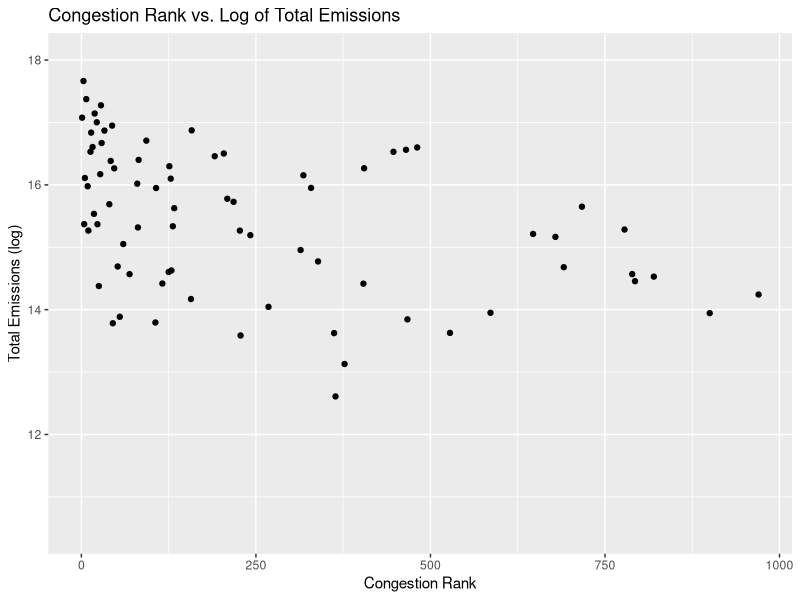
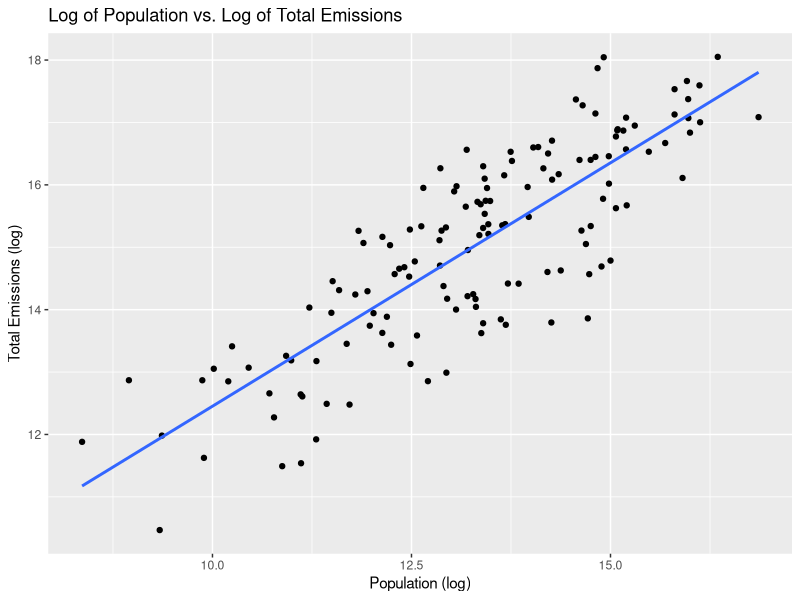
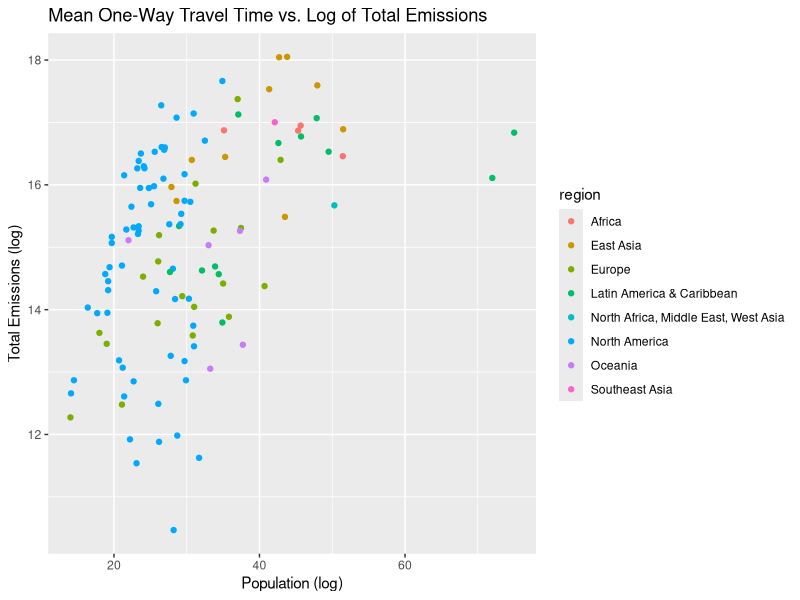
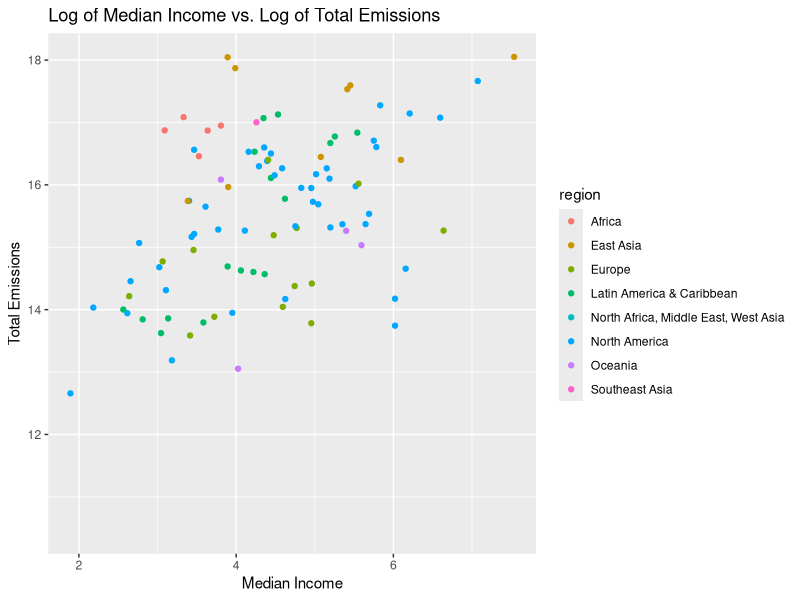
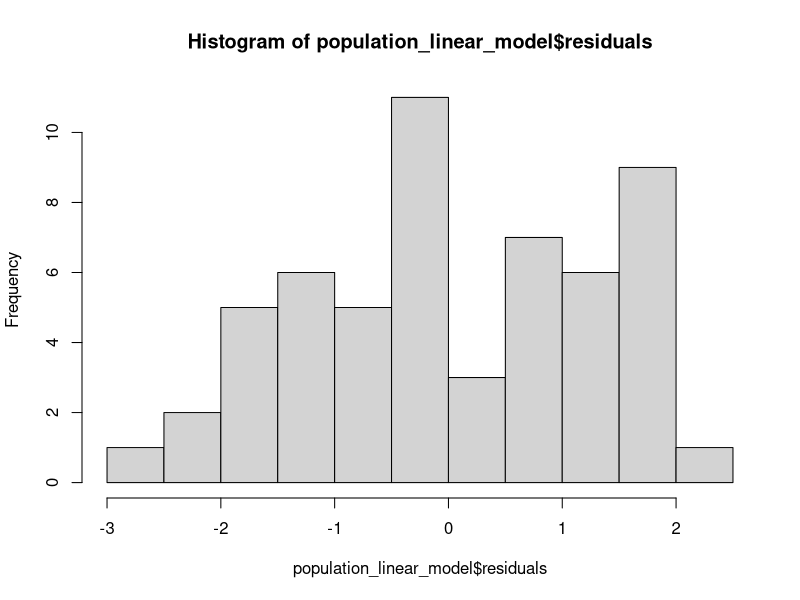
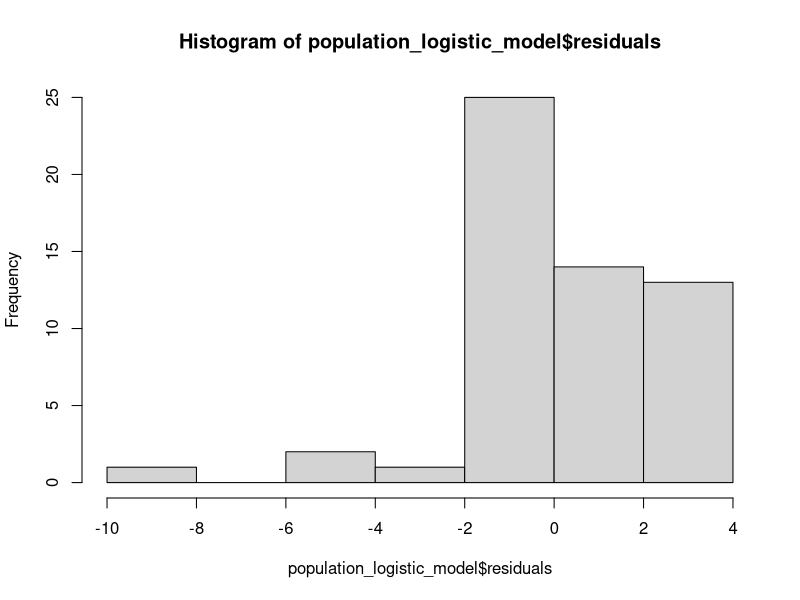
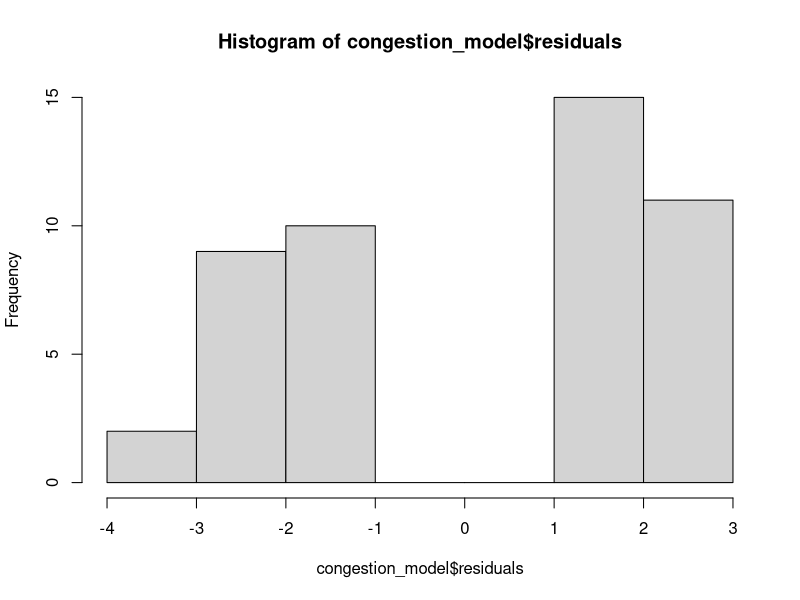

These charts were generated, in order, by the following R code: (Note: this script raises an error after producing the figures.)
library(tidyverse)
library(readxl)
library(class)
#-----------------
#READ DATA FROM FILE
#-----------------
dataset <- read_excel("D_FINAL.xlsx")

# ----------------
#DATA TIDYING
#-----------------
# This line removes all unnecessary columns. This is a very large dataset, 
# so we have many columns to remove. We are removing columns by index to 
# avoid having an impractically large command
correct_dataset_columns <- dataset[c(14, 23, 24, 27:32, 34, 40, 50, 63, 
                                     92, 100,103, 111,120, 136, 137)]



# There are a lot of nasty column names such as 
# 'Congestion rank (INRIX) [dimensionless]' that should be renamed to things like   
# 'congestion rank' instead. This renames each of those column names to something
# easier to work with
colnames(correct_dataset_columns) <- c(
  'scope 1 emissions', 
  'scope 2 emissions','total emissions',
  's1 lower bound',
  's1 upper bound', 's1 mean', 'tot lower bound',
  'tot upper bound', 'tot mean',
  'co2 emissions per capita', 'region', 'population',
  'city area km',
  'ngdp',
  'energy per person co2', 'center of commerce index',
  'mean one-way travel time',
  'congestion rank',
  'social cohesion rank', 'technology rank', 
  '')


# Prints the correlation between 'total emissions' and all other columns
# between 0.3 and 0.5 is considered 'moderately correlated. Between 0.5 and 0.7
# is highly correlated, and higher than 0.7 is considered highly correlated.
correlations <- cor(correct_dataset_columns$`total emissions`, "storage.mode<-"(as.matrix(correct_dataset_columns[c(1:ncol(correct_dataset_columns))]), "numeric"), use = "pairwise.complete.obs")
format(correlations)  

# This functions as our logit function that will be used in our logistic 
# regressions for research questions 2 and 3. 
# We create a new column called 'emissions level' to store this new data in
# We take the median of all 'tot mean' values, and we classify all
# values higher than the median as 'high emissions' and all the values lower or 
# equal to the median as 'low emissions'.
# For 'tot mean', we have more NA values than actual values, so we first use
# complete.cases to remove all rows where 'tot mean' is 'NA'
correct_dataset_columns <- correct_dataset_columns[complete.cases(correct_dataset_columns[ , c('tot mean')]), ]
tot_mean_median <- median(correct_dataset_columns$`tot mean`)
nrow(correct_dataset_columns)

high_low_emissions <- c(nrow(correct_dataset_columns))
for (index in 1:nrow(correct_dataset_columns)){
  tot_mean = correct_dataset_columns[index, ]$`tot mean`
  if (tot_mean > tot_mean_median){
    high_low_emissions[index] <- 1
  }
  else {
    high_low_emissions[index] <- 0
  }
}
correct_dataset_columns$`emissions level` <- high_low_emissions
# We are using the first 40% of our dataset as training data, and the last 60%
# of our dataset as testing data
training_data_length <- floor(nrow(correct_dataset_columns)*0.4)
testing_data_length <- nrow(correct_dataset_columns) - training_data_length
training_data <- head(correct_dataset_columns, training_data_length)
testing_data <- tail(correct_dataset_columns,testing_data_length)


#-----------------
#DATA VISUALIZATION
#-----------------

# Graph congestion rank vs. total emissions 
ggplot(data = correct_dataset_columns, aes(x = `congestion rank`, y = log(`tot mean`))) +
  geom_point() +
  ggtitle("Congestion Rank vs. Log of Total Emissions") +
  xlab("Congestion Rank") + ylab("Total Emissions (log)")

# Graph population vs. total emissions
ggplot(data = correct_dataset_columns, aes(x = log(population), y = log(`tot mean`))) +
  geom_point() +
  geom_smooth(method = "lm", se = FALSE) +
  ggtitle("Log of Population vs. Log of Total Emissions") +
  xlab("Population (log)") + ylab("Total Emissions (log)")
  

# Graph mean one-way travel time vs. total emissions
ggplot(data = correct_dataset_columns, aes(x=`mean one-way travel time`, y=log(`tot mean`), color=region)) +
  geom_point() + 
  ggtitle("Mean One-Way Travel Time vs. Log of Total Emissions") +
  xlab("Population (log)") + ylab("Total Emissions (log)")

# Graph median income vs. emissions
ggplot(data = correct_dataset_columns) +
  geom_point(mapping = aes(x = log(`ngdp`), y = log(`tot mean`), color=region)) + 
  ggtitle("Log of Median Income vs. Log of Total Emissions") +
  xlab("Median Income") + ylab("Total Emissions")


#-----------------
#RESEARCH QUESTION 1
#-----------------
# First research question: What effect does a city's population have on its total emissions?
# For this, we set up a linear regression mode that use a city's population
# to predict what the city's total pollution level is and a logistic regression
# model to predict whether a city is a 'high emissions' city or a 
# 'low emissions' city 

# Linear regression model
population_linear_model <- lm(log(`tot mean`) ~ population, data=training_data)
population_linear_model
summary(population_linear_model)

# Information regarding the model
attributes(population_linear_model)
population_linear_model$residuals
# NOTE: If your plot window is too small in RStudio, you will get an error
# at this line. To fix this, you just need to drag the end of your plot window
# to make it a bit bigger. 
hist(population_linear_model$residuals)

# prediction
predict(population_linear_model, testing_data) %>% round(1)

# Logistic regression model
population_logistic_model <- glm(`emissions level` ~ `population`, data=training_data, 
                        family="binomial")
summary(population_logistic_model)

# Information regarding the model
attributes(population_logistic_model)
population_logistic_model$residuals
# NOTE: If your plot window is too small in RStudio, you will get an error
# at this line. To fix this, you just need to drag the end of your plot window
# to make it a bit bigger. 
hist(population_logistic_model$residuals)

# prediction
probabilities <- population_logistic_model %>% predict(testing_data, type = "response")
predicted_population_logistic_classes <- ifelse(probabilities > 0.5, 1, 0)
predicted_population_logistic_classes


#-----------------
#RESEARCH QUESTION 2
#-----------------
# Second research question: What effect does congestion have on a city's total emissions?
congestion_model <- glm(`emissions level` ~ `mean one-way travel time`, data=training_data, 
                        family="binomial")
summary(congestion_model)

# Information regarding the model
attributes(congestion_model)
congestion_model$residuals
# NOTE: If your plot window is too small in RStudio, you will get an error
# at this line. To fix this, you just need to drag the end of your plot window
# to make it a bit bigger. 
hist(congestion_model$residuals)

# prediction
probabilities <- congestion_model %>% predict(testing_data, type = "response")
predicted_congestion_classes <- ifelse(probabilities > 0.5, 1, 0)
print(predicted_congestion_classes)


#KNN
# Get the optimum k value
i=1
k.optm=1
for(i in 1:42){
  knn.mod<-knn(train=knn_training_data[,17], test=knn_testing_data[,17], cl=training_categories,k=i)
  k.optm[i]<-100*sum(testing_categories==knn.mod)/NROW(testing_categories)
  k=i
  cat(k,'=',k.optm[i],'\n')
}
# This graph shows that k=10 appears to be the optimum value
plot(k.optm, type="b",xlab="K-value", ylab="Accuracy Level")

# Gets all rows with non-empty mean one-way travel time
knn_training_data <- training_data[complete.cases(training_data[,17]),]
knn_testing_data <- testing_data[complete.cases(testing_data[,17]),]
# Get the emissions level column for training and testing data
training_categories <- knn_training_data[,21]$`emissions level`
testing_categories <- knn_testing_data[,21]$`emissions level`

congestion_knn_model <- knn(knn_training_data[,17], knn_testing_data[,17], training_categories, k=10)
# Generate confusion matrix
tab <- table(congestion_knn_model,testing_categories)
tab
# Precision
tab[1, 1]/sum(tab[1, 1:2])
# Recall
tab[1, 1]/sum(tab[1:2, 1])
# Specificity
tab[2, 2]/sum(tab[2, 1:2])
# Accuracy
(tab[1, 1] + tab[2, 2])/sum(tab[1:2, 1:2])



#-----------------
#RESEARCH QUESTION 3
#-----------------
# Third research question: What effect does a city's area have on the city's overall total emissions?
area_model <- glm(`emissions level` ~ `city area km`, data=training_data, 
                        family="binomial")
summary(area_model)

# Information regarding the model
attributes(area_model)
area_model$residuals
# NOTE: If your plot window is too small in RStudio, you will get an error
# at this line. To fix this, you just need to drag the end of your plot window
# to make it a bit bigger. 
hist(area_model$residuals)


# prediction
probabilities <- area_model %>% predict(testing_data, type = "response")
predicted_area_classes <- ifelse(probabilities > 0.5, 1, 0)
print(predicted_area_classes)
